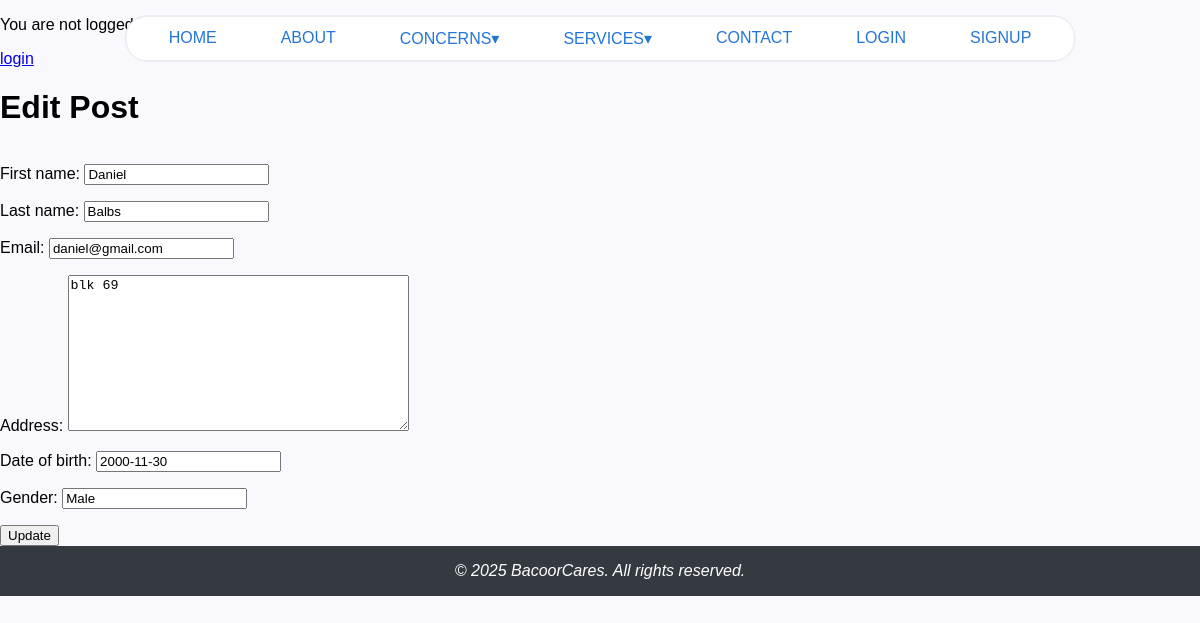
The page /citizen/1/edit on the database its author committed.
### app/models.py (models this page shows, shortened)
class Citizen(models.Model):
    first_name = models.CharField(max_length=200)
    last_name = models.CharField(max_length=200)
    email = models.EmailField(unique=True, null=True)
    address = models.TextField(null=True)
    date_of_birth = models.DateField(auto_now=False, auto_now_add=False)
    gender = models.CharField(max_length=10)

### app/views.py (the view)
# urls.py: path('citizen/<int:pk>/edit', CitizenUpdateView.as_view(), name='citizen_update'),
class CitizenUpdateView(UpdateView):
    model = Citizen
    fields = ['first_name', 'last_name', 'email', 'address', 'date_of_birth', 'gender']
    template_name = 'app/citizen_update.html'

### app/templates/app/citizen_update.html (shortened to what this page needs)
{% extends 'app/base.html' %}
{% load static %}
{% block content %}
    <h1> Edit Post </h1>
    <form action="{% url 'citizen_update' citizen.pk %}" method="post">
        {{form.as_p}}
        <input type="submit" value="Update">
    </form>
{% endblock content %}

### static/css/base.css (style rules this page uses)
html, body { height: 100%; margin: 0; display: flex; flex-direction: column; }
body { display: flex; flex-direction: column; }
body { background: #F9F8FD; font-family: 'Lexend Exa', sans-serif; }

### rows shown on the page
Citizen: first_name "Daniel", last_name "Balbs", email "daniel@gmail.com", address "blk 69", date_of_birth "2000-11-30", gender "Male"
